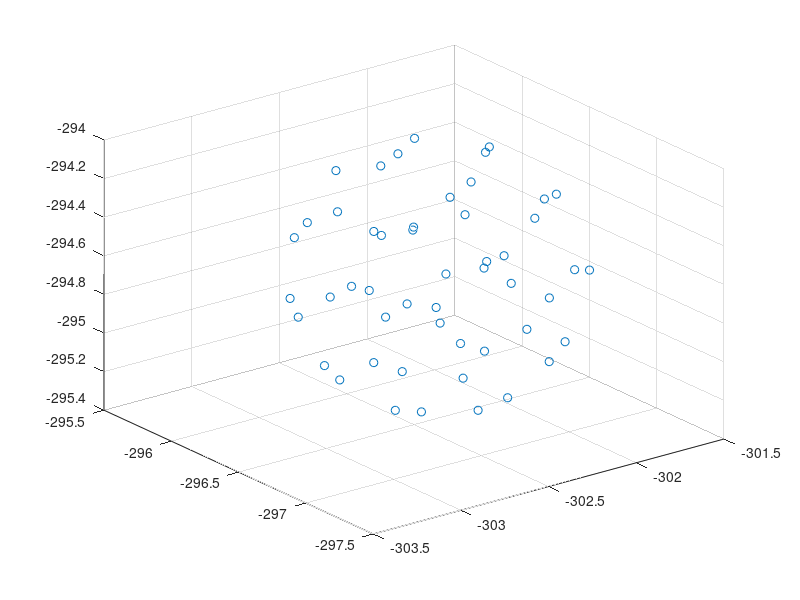

Reproduce this figure in MATLAB.
clear all

# Initialisation des différents points (drones)
px = -300 + 100*randn(1,50);
py = -300 + 100*randn(1,50);
pz = -300 + 100*randn(1,50);

# Initialisation des vecteurs vitesse initiaux
vx = 10 * randn(1, 50);
vy = 10 * randn(1, 50);
vz = 10 * randn(1, 50);

# On met les points et les vitesse dans une matrice
points = [px' py' pz'];
vit = [vx' vy' vz'];

# Calcul du centroid et de la vitesse moyenne initiale
centroid = [mean(px) mean(py) mean(pz)];
v_moy = [mean(vx) mean(vy) mean(vz)];

# Définition des coefficients
k1 = 0.5; k2 = 0.3; k3 = 0.3;

figure(1), clf

# Pour chaque unité de temps
for t=1:100
  # Pour chaque points
  for p=1:length(points)
    
    # Force d'attraction
    F1 = k1 * (centroid - points(p, :));
    # Force de cohésion des vitesses
    F2 = k2 * v_moy;
    
    # Liste des forces de répulsion entre 1 point et tous les autres
    rep = [];
    # Pour chaque point (appariement 2 par 2)
    for j=1:length(points)
      # On ne compare pas un point avec lui même
      if p!=j
        # Calcul de distance entre 2 points
        r = points(p, :) - points(j, :);
        # Norme du rayon
        r_norm = sqrt(r(1)^2 + r(2)^2 + r(3)^2);
        # Force (vecteur / norme au cube)
        F = (r / r_norm^3);
        # On ajoute dans la liste
        rep = [rep F'];
       end
    endfor
    
    # Force finale F3 par la moyenne des forces entre chaque point
    F3 = k3 * [mean(rep(1, :)) mean(rep(2, :)) mean(rep(3, :))];
    
    # New coord c'est le point déplacé de la somme des forces
    new_coords = points(p, :) + F1 + F2 + F3;
    points(p, 1) = new_coords(1); points(p, 2) = new_coords(2); points(p, 3) = new_coords(3);
  endfor
  plot3(points(:, 1), points(:, 2), points(:, 3), 'o'), grid on, zoom on
  drawnow
endfor

